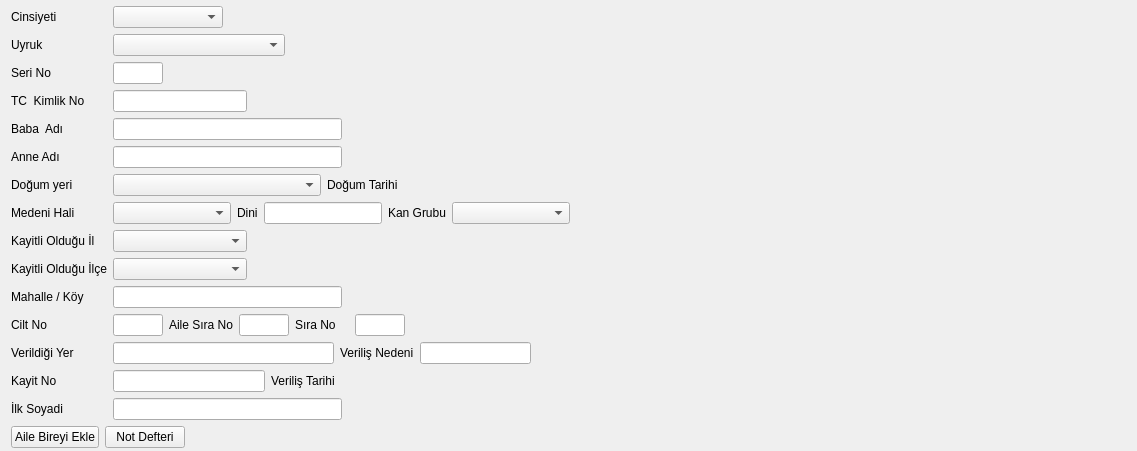
     <widget class="QWidget" name="tab">
      <attribute name="title">
       <string>Kimlik Bilgileri</string>
      </attribute>
      <layout class="QGridLayout" name="gridLayout_15" rowstretch="1,1,1,1,1,1,1,1,1,1,1,1,1,1,1,0" columnstretch="1,6,4,10,5,20">
       <property name="topMargin">
        <number>6</number>
       </property>
       <property name="rightMargin">
        <number>3</number>
       </property>
       <property name="bottomMargin">
        <number>3</number>
       </property>
       <item row="0" column="0">
        <widget class="QLabel" name="label_cinsiyet_2">
         <property name="sizePolicy">
          <sizepolicy hsizetype="Fixed" vsizetype="Fixed">
           <horstretch>0</horstretch>
           <verstretch>0</verstretch>
          </sizepolicy>
         </property>
         <property name="focusPolicy">
          <enum>Qt::NoFocus</enum>
         </property>
         <property name="text">
          <string>Cinsiyeti</string>
         </property>
        </widget>
       </item>
       <item row="0" column="1">
        <layout class="QGridLayout" name="gridLayout_2" columnstretch="3,5">
         <item row="0" column="0">
          <widget class="QComboBox" name="combo_box_cinsiyet">
           <property name="sizePolicy">
            <sizepolicy hsizetype="Expanding" vsizetype="Fixed">
             <horstretch>0</horstretch>
             <verstretch>0</verstretch>
            </sizepolicy>
           </property>
           <property name="font">
            <font>
             <pointsize>9</pointsize>
            </font>
           </property>
           <property name="sizeAdjustPolicy">
            <enum>QComboBox::AdjustToMinimumContentsLength</enum>
           </property>
           <property name="minimumContentsLength">
            <number>10</number>
           </property>
          </widget>
         </item>
         <item row="0" column="1">
          <spacer name="horizontalSpacer_11">
           <property name="orientation">
            <enum>Qt::Horizontal</enum>
           </property>
           <property name="sizeHint" stdset="0">
            <size>
             <width>40</width>
             <height>20</height>
            </size>
           </property>
          </spacer>
         </item>
        </layout>
       </item>
       <item row="0" column="5">
        <spacer name="horizontalSpacer_14">
         <property name="orientation">
          <enum>Qt::Horizontal</enum>
         </property>
         <property name="sizeHint" stdset="0">
          <size>
           <width>424</width>
           <height>20</height>
          </size>
         </property>
        </spacer>
       </item>
       <item row="1" column="0">
        <widget class="QLabel" name="label_uyruk">
         <property name="sizePolicy">
          <sizepolicy hsizetype="Fixed" vsizetype="Fixed">
           <horstretch>0</horstretch>
           <verstretch>0</verstretch>
          </sizepolicy>
         </property>
         <property name="text">
          <string>Uyruk </string>
         </property>
        </widget>
       </item>
       <item row="1" column="1" colspan="2">
        <layout class="QGridLayout" name="gridLayout_13" columnstretch="3,1">
         <item row="0" column="0">
          <widget class="QComboBox" name="combo_box_uyruk">
           <property name="sizePolicy">
            <sizepolicy hsizetype="Expanding" vsizetype="Fixed">
             <horstretch>0</horstretch>
             <verstretch>0</verstretch>
            </sizepolicy>
           </property>
           <property name="font">
            <font>
             <pointsize>9</pointsize>
            </font>
           </property>
           <property name="editable">
            <bool>false</bool>
           </property>
           <property name="sizeAdjustPolicy">
            <enum>QComboBox::AdjustToMinimumContentsLength</enum>
           </property>
          </widget>
         </item>
         <item row="0" column="1">
          <spacer name="horizontalSpacer_21">
           <property name="orientation">
            <enum>Qt::Horizontal</enum>
           </property>
           <property name="sizeHint" stdset="0">
            <size>
             <width>40</width>
             <height>20</height>
            </size>
           </property>
          </spacer>
         </item>
        </layout>
       </item>
       <item row="2" column="0">
        <widget class="QLabel" name="label_seri_no">
         <property name="sizePolicy">
          <sizepolicy hsizetype="Fixed" vsizetype="Fixed">
           <horstretch>0</horstretch>
           <verstretch>0</verstretch>
          </sizepolicy>
         </property>
         <property name="text">
          <string>Seri No</string>
         </property>
        </widget>
       </item>
       <item row="2" column="1">
        <layout class="QGridLayout" name="gridLayout_19" columnstretch="3,5">
         <item row="0" column="0">
          <widget class="QLineEdit" name="line_edit_seri_no">
           <property name="sizePolicy">
            <sizepolicy hsizetype="Expanding" vsizetype="Fixed">
             <horstretch>0</horstretch>
             <verstretch>0</verstretch>
            </sizepolicy>
           </property>
          </widget>
         </item>
         <item row="0" column="1">
          <spacer name="horizontalSpacer_12">
           <property name="orientation">
            <enum>Qt::Horizontal</enum>
           </property>
           <property name="sizeHint" stdset="0">
            <size>
             <width>40</width>
             <height>20</height>
            </size>
           </property>
          </spacer>
         </item>
        </layout>
       </item>
       <item row="3" column="0">
        <widget class="QLabel" name="label_tc_kimlik_no_2">
         <property name="sizePolicy">
          <sizepolicy hsizetype="Fixed" vsizetype="Fixed">
           <horstretch>0</horstretch>
           <verstretch>0</verstretch>
          </sizepolicy>
         </property>
         <property name="text">
          <string>TC  Kimlik No</string>
         </property>
        </widget>
       </item>
       <item row="4" column="0">
        <widget class="QLabel" name="label_baba_adi_2">
         <property name="sizePolicy">
          <sizepolicy hsizetype="Fixed" vsizetype="Fixed">
           <horstretch>0</horstretch>
           <verstretch>0</verstretch>
          </sizepolicy>
         </property>
         <property name="text">
          <string>Baba  Adı</string>
         </property>
        </widget>
       </item>
       <item row="4" column="1" colspan="2">
        <widget class="QLineEdit" name="line_edit_baba_adi">
         <property name="sizePolicy">
          <sizepolicy hsizetype="Expanding" vsizetype="Fixed">
           <horstretch>0</horstretch>
           <verstretch>0</verstretch>
          </sizepolicy>
         </property>
         <property name="text">
          <string/>
         </property>
        </widget>
       </item>
       <item row="5" column="0">
        <widget class="QLabel" name="label_3">
         <property name="sizePolicy">
          <sizepolicy hsizetype="Fixed" vsizetype="Fixed">
           <horstretch>0</horstretch>
           <verstretch>0</verstretch>
          </sizepolicy>
         </property>
         <property name="text">
          <string>Anne Adı</string>
         </property>
        </widget>
       </item>
       <item row="5" column="1" colspan="2">
        <widget class="QLineEdit" name="line_edit_anne_adi">
         <property name="sizePolicy">
          <sizepolicy hsizetype="Expanding" vsizetype="Fixed">
           <horstretch>0</horstretch>
           <verstretch>0</verstretch>
          </sizepolicy>
         </property>
         <property name="text">
          <string/>
         </property>
        </widget>
       </item>
       <item row="5" column="3">
        <spacer name="horizontalSpacer_15">
         <property name="orientation">
          <enum>Qt::Horizontal</enum>
         </property>
         <property name="sizeHint" stdset="0">
          <size>
           <width>168</width>
           <height>20</height>
          </size>
         </property>
        </spacer>
       </item>
       <item row="6" column="1" colspan="4">
        <layout class="QGridLayout" name="gridLayout_7" columnstretch="5,1,10,1">
         <property name="leftMargin">
          <number>0</number>
         </property>
         <property name="topMargin">
          <number>0</number>
         </property>
         <item row="0" column="0">
          <widget class="QComboBox" name="combo_box_dogum_yeri">
           <property name="sizePolicy">
            <sizepolicy hsizetype="Expanding" vsizetype="Fixed">
             <horstretch>0</horstretch>
             <verstretch>0</verstretch>
            </sizepolicy>
           </property>
           <property name="font">
            <font>
             <pointsize>9</pointsize>
            </font>
           </property>
           <property name="sizeAdjustPolicy">
            <enum>QComboBox::AdjustToMinimumContentsLength</enum>
           </property>
           <property name="minimumContentsLength">
            <number>10</number>
           </property>
          </widget>
         </item>
         <item row="0" column="1">
          <widget class="QLabel" name="label_dogum_tarihi">
           <property name="sizePolicy">
            <sizepolicy hsizetype="Fixed" vsizetype="Fixed">
             <horstretch>0</horstretch>
             <verstretch>0</verstretch>
            </sizepolicy>
           </property>
           <property name="text">
            <string>Doğum Tarihi</string>
           </property>
          </widget>
         </item>
         <item row="0" column="2">
          <widget class="QAdakDate" name="adakDate_dogum_tarihi">
           <property name="sizePolicy">
            <sizepolicy hsizetype="Expanding" vsizetype="Fixed">
             <horstretch>0</horstretch>
             <verstretch>0</verstretch>
            </sizepolicy>
           </property>
           <property name="maximumSize">
            <size>
             <width>242</width>
             <height>16777215</height>
            </size>
           </property>
           <property name="whatsThis">
            <string>Tarih WidgetÄ± </string>
           </property>
           <property name="QAdakDate" stdset="0">
            <rect>
             <x>0</x>
             <y>0</y>
             <width>100</width>
             <height>100</height>
            </rect>
           </property>
          </widget>
         </item>
         <item row="0" column="3">
          <spacer name="horizontalSpacer_17">
           <property name="orientation">
            <enum>Qt::Horizontal</enum>
           </property>
           <property name="sizeHint" stdset="0">
            <size>
             <width>40</width>
             <height>20</height>
            </size>
           </property>
          </spacer>
         </item>
        </layout>
       </item>
       <item row="7" column="1" colspan="4">
        <layout class="QGridLayout" name="gridLayout_12">
         <item row="0" column="1">
          <widget class="QComboBox" name="combo_box_medeni_hal">
           <property name="sizePolicy">
            <sizepolicy hsizetype="Expanding" vsizetype="Fixed">
             <horstretch>0</horstretch>
             <verstretch>0</verstretch>
            </sizepolicy>
           </property>
           <property name="font">
            <font>
             <pointsize>9</pointsize>
            </font>
           </property>
           <property name="toolTip">
            <string>Asgari Geçim İndiriminin Hesaplanabilmesi İçin Medeni Hal Bilgisi Girilmelidir  !</string>
           </property>
           <property name="sizeAdjustPolicy">
            <enum>QComboBox::AdjustToMinimumContentsLength</enum>
           </property>
           <property name="minimumContentsLength">
            <number>10</number>
           </property>
          </widget>
         </item>
         <item row="0" column="2">
          <widget class="QLabel" name="label_din_2">
           <property name="sizePolicy">
            <sizepolicy hsizetype="Fixed" vsizetype="Fixed">
             <horstretch>0</horstretch>
             <verstretch>0</verstretch>
            </sizepolicy>
           </property>
           <property name="text">
            <string>Dini</string>
           </property>
          </widget>
         </item>
         <item row="0" column="3">
          <widget class="QLineEdit" name="line_edit_din">
           <property name="sizePolicy">
            <sizepolicy hsizetype="Expanding" vsizetype="Fixed">
             <horstretch>0</horstretch>
             <verstretch>0</verstretch>
            </sizepolicy>
           </property>
          </widget>
         </item>
         <item row="0" column="4">
          <widget class="QLabel" name="label_kan_grubu_2">
           <property name="sizePolicy">
            <sizepolicy hsizetype="Fixed" vsizetype="Fixed">
             <horstretch>0</horstretch>
             <verstretch>0</verstretch>
            </sizepolicy>
           </property>
           <property name="text">
            <string>Kan Grubu</string>
           </property>
          </widget>
         </item>
         <item row="0" column="5">
          <widget class="QComboBox" name="combo_box_kan_grubu">
           <property name="sizePolicy">
            <sizepolicy hsizetype="Expanding" vsizetype="Fixed">
             <horstretch>0</horstretch>
             <verstretch>0</verstretch>
            </sizepolicy>
           </property>
           <property name="font">
            <font>
             <pointsize>9</pointsize>
            </font>
           </property>
           <property name="sizeAdjustPolicy">
            <enum>QComboBox::AdjustToMinimumContentsLength</enum>
           </property>
           <property name="minimumContentsLength">
            <number>10</number>
           </property>
          </widget>
         </item>
         <item row="0" column="6">
          <spacer name="horizontalSpacer_13">
           <property name="orientation">
            <enum>Qt::Horizontal</enum>
           </property>
           <property name="sizeHint" stdset="0">
            <size>
             <width>13</width>
             <height>17</height>
            </size>
           </property>
          </spacer>
         </item>
        </layout>
       </item>
       <item row="8" column="0">
        <widget class="QLabel" name="label_kayitli_oldugu_il_2">
         <property name="sizePolicy">
          <sizepolicy hsizetype="Fixed" vsizetype="Fixed">
           <horstretch>0</horstretch>
           <verstretch>0</verstretch>
          </sizepolicy>
         </property>
         <property name="text">
          <string>Kayitli Olduğu İl</string>
         </property>
        </widget>
       </item>
       <item row="8" column="1">
        <widget class="QComboBox" name="combo_box_kayitli_oldugu_il">
         <property name="sizePolicy">
          <sizepolicy hsizetype="Expanding" vsizetype="Fixed">
           <horstretch>0</horstretch>
           <verstretch>0</verstretch>
          </sizepolicy>
         </property>
        </widget>
       </item>
       <item row="9" column="0">
        <widget class="QLabel" name="label_12">
         <property name="sizePolicy">
          <sizepolicy hsizetype="Fixed" vsizetype="Fixed">
           <horstretch>0</horstretch>
           <verstretch>0</verstretch>
          </sizepolicy>
         </property>
         <property name="text">
          <string>Kayitli Olduğu İlçe</string>
         </property>
        </widget>
       </item>
       <item row="9" column="1">
        <widget class="QComboBox" name="combo_box_kayitli_oldugu_ilce">
         <property name="sizePolicy">
          <sizepolicy hsizetype="Expanding" vsizetype="Fixed">
           <horstretch>0</horstretch>
           <verstretch>0</verstretch>
          </sizepolicy>
         </property>
         <property name="sizeAdjustPolicy">
          <enum>QComboBox::AdjustToMinimumContentsLength</enum>
         </property>
         <item>
          <property name="text">
           <string/>
          </property>
         </item>
        </widget>
       </item>
       <item row="11" column="1" colspan="3">
        <layout class="QGridLayout" name="gridLayout" columnstretch="3,1,3,1,3,10">
         <item row="0" column="0">
          <widget class="QLineEdit" name="line_edit_cilt_no">
           <property name="sizePolicy">
            <sizepolicy hsizetype="Expanding" vsizetype="Fixed">
             <horstretch>0</horstretch>
             <verstretch>0</verstretch>
            </sizepolicy>
           </property>
          </widget>
         </item>
         <item row="0" column="1">
          <widget class="QLabel" name="label_8">
           <property name="sizePolicy">
            <sizepolicy hsizetype="Fixed" vsizetype="Fixed">
             <horstretch>0</horstretch>
             <verstretch>0</verstretch>
            </sizepolicy>
           </property>
           <property name="text">
            <string>Aile Sıra No</string>
           </property>
          </widget>
         </item>
         <item row="0" column="2">
          <widget class="QLineEdit" name="line_edit_sira_no">
           <property name="sizePolicy">
            <sizepolicy hsizetype="Expanding" vsizetype="Fixed">
             <horstretch>0</horstretch>
             <verstretch>0</verstretch>
            </sizepolicy>
           </property>
          </widget>
         </item>
         <item row="0" column="3">
          <widget class="QLabel" name="label_aile_sira_no_2">
           <property name="sizePolicy">
            <sizepolicy hsizetype="Fixed" vsizetype="Fixed">
             <horstretch>0</horstretch>
             <verstretch>0</verstretch>
            </sizepolicy>
           </property>
           <property name="text">
            <string>Sıra No    </string>
           </property>
          </widget>
         </item>
         <item row="0" column="4">
          <widget class="QLineEdit" name="line_edit_aile_sira_no">
           <property name="sizePolicy">
            <sizepolicy hsizetype="Expanding" vsizetype="Fixed">
             <horstretch>0</horstretch>
             <verstretch>0</verstretch>
            </sizepolicy>
           </property>
          </widget>
         </item>
         <item row="0" column="5">
          <spacer name="horizontalSpacer_18">
           <property name="orientation">
            <enum>Qt::Horizontal</enum>
           </property>
           <property name="sizeHint" stdset="0">
            <size>
             <width>40</width>
             <height>20</height>
            </size>
           </property>
          </spacer>
         </item>
        </layout>
       </item>
       <item row="12" column="1" colspan="3">
        <layout class="QGridLayout" name="gridLayout_3" columnstretch="10,1,5,0">
         <item row="0" column="0">
          <widget class="QLineEdit" name="line_edit_verildigi_yer">
           <property name="sizePolicy">
            <sizepolicy hsizetype="Expanding" vsizetype="Fixed">
             <horstretch>0</horstretch>
             <verstretch>0</verstretch>
            </sizepolicy>
           </property>
          </widget>
         </item>
         <item row="0" column="1">
          <widget class="QLabel" name="label_9">
           <property name="sizePolicy">
            <sizepolicy hsizetype="Fixed" vsizetype="Fixed">
             <horstretch>0</horstretch>
             <verstretch>0</verstretch>
            </sizepolicy>
           </property>
           <property name="text">
            <string>Veriliş Nedeni</string>
           </property>
          </widget>
         </item>
         <item row="0" column="2">
          <widget class="QLineEdit" name="line_edit_verilis_nedeni">
           <property name="sizePolicy">
            <sizepolicy hsizetype="Expanding" vsizetype="Fixed">
             <horstretch>0</horstretch>
             <verstretch>0</verstretch>
            </sizepolicy>
           </property>
          </widget>
         </item>
         <item row="0" column="3">
          <spacer name="horizontalSpacer_23">
           <property name="orientation">
            <enum>Qt::Horizontal</enum>
           </property>
           <property name="sizeHint" stdset="0">
            <size>
             <width>40</width>
             <height>20</height>
            </size>
           </property>
          </spacer>
         </item>
        </layout>
       </item>
       <item row="13" column="1" colspan="4">
        <layout class="QGridLayout" name="gridLayout_4" columnstretch="3,1,8,2">
         <item row="0" column="0">
          <widget class="QLineEdit" name="line_edit_kayit_no">
           <property name="sizePolicy">
            <sizepolicy hsizetype="Expanding" vsizetype="Fixed">
             <horstretch>0</horstretch>
             <verstretch>0</verstretch>
            </sizepolicy>
           </property>
          </widget>
         </item>
         <item row="0" column="1">
          <widget class="QLabel" name="label_verilis_tarihi_2">
           <property name="sizePolicy">
            <sizepolicy hsizetype="Fixed" vsizetype="Fixed">
             <horstretch>0</horstretch>
             <verstretch>0</verstretch>
            </sizepolicy>
           </property>
           <property name="text">
            <string>Veriliş Tarihi </string>
           </property>
          </widget>
         </item>
         <item row="0" column="2">
          <widget class="QAdakDate" name="adakDate_verilis_tarihi">
           <property name="minimumSize">
            <size>
             <width>242</width>
             <height>0</height>
            </size>
           </property>
           <property name="maximumSize">
            <size>
             <width>242</width>
             <height>16777215</height>
            </size>
           </property>
           <property name="whatsThis">
            <string>Tarih WidgetÄ± </string>
           </property>
           <property name="QAdakDate" stdset="0">
            <rect>
             <x>0</x>
             <y>0</y>
             <width>100</width>
             <height>100</height>
            </rect>
           </property>
          </widget>
         </item>
         <item row="0" column="3">
          <spacer name="horizontalSpacer_22">
           <property name="orientation">
            <enum>Qt::Horizontal</enum>
           </property>
           <property name="sizeHint" stdset="0">
            <size>
             <width>40</width>
             <height>20</height>
            </size>
           </property>
          </spacer>
         </item>
        </layout>
       </item>
       <item row="14" column="0">
        <widget class="QLabel" name="label_ilk_soyadi_2">
         <property name="sizePolicy">
          <sizepolicy hsizetype="Fixed" vsizetype="Fixed">
           <horstretch>0</horstretch>
           <verstretch>0</verstretch>
          </sizepolicy>
         </property>
         <property name="text">
          <string>İlk Soyadi </string>
         </property>
        </widget>
       </item>
       <item row="14" column="1" colspan="2">
        <widget class="QLineEdit" name="line_edit_ilk_soyadi">
         <property name="sizePolicy">
          <sizepolicy hsizetype="Expanding" vsizetype="Fixed">
           <horstretch>0</horstretch>
           <verstretch>0</verstretch>
          </sizepolicy>
         </property>
        </widget>
       </item>
       <item row="6" column="0">
        <widget class="QLabel" name="label_14">
         <property name="sizePolicy">
          <sizepolicy hsizetype="Fixed" vsizetype="Fixed">
           <horstretch>0</horstretch>
           <verstretch>0</verstretch>
          </sizepolicy>
         </property>
         <property name="text">
          <string>Doğum yeri </string>
         </property>
        </widget>
       </item>
       <item row="7" column="0">
        <widget class="QLabel" name="label_medeni_hali_2">
         <property name="sizePolicy">
          <sizepolicy hsizetype="Fixed" vsizetype="Fixed">
           <horstretch>0</horstretch>
           <verstretch>0</verstretch>
          </sizepolicy>
         </property>
         <property name="text">
          <string>Medeni Hali</string>
         </property>
        </widget>
       </item>
       <item row="11" column="0">
        <widget class="QLabel" name="label_cilt_no_2">
         <property name="sizePolicy">
          <sizepolicy hsizetype="Fixed" vsizetype="Fixed">
           <horstretch>0</horstretch>
           <verstretch>0</verstretch>
          </sizepolicy>
         </property>
         <property name="text">
          <string>Cilt No </string>
         </property>
        </widget>
       </item>
       <item row="12" column="0">
        <widget class="QLabel" name="label_verildigi_yer_2">
         <property name="sizePolicy">
          <sizepolicy hsizetype="Fixed" vsizetype="Fixed">
           <horstretch>0</horstretch>
           <verstretch>0</verstretch>
          </sizepolicy>
         </property>
         <property name="text">
          <string>Verildiği Yer</string>
         </property>
        </widget>
       </item>
       <item row="13" column="0">
        <widget class="QLabel" name="label_20">
         <property name="sizePolicy">
          <sizepolicy hsizetype="Fixed" vsizetype="Fixed">
           <horstretch>0</horstretch>
           <verstretch>0</verstretch>
          </sizepolicy>
         </property>
         <property name="text">
          <string>Kayit No</string>
         </property>
        </widget>
       </item>
       <item row="10" column="1" colspan="2">
        <widget class="QLineEdit" name="line_edit_kayitli_oldugu_mahalle">
         <property name="sizePolicy">
          <sizepolicy hsizetype="Expanding" vsizetype="Fixed">
           <horstretch>0</horstretch>
           <verstretch>0</verstretch>
          </sizepolicy>
         </property>
        </widget>
       </item>
       <item row="10" column="0">
        <widget class="QLabel" name="label_kayitli_oldugu_mahalle_2">
         <property name="sizePolicy">
          <sizepolicy hsizetype="Fixed" vsizetype="Fixed">
           <horstretch>0</horstretch>
           <verstretch>0</verstretch>
          </sizepolicy>
         </property>
         <property name="text">
          <string>Mahalle / Köy  </string>
         </property>
        </widget>
       </item>
       <item row="3" column="1">
        <widget class="QLineEdit" name="line_edit_tc_kimlik_no">
         <property name="sizePolicy">
          <sizepolicy hsizetype="Expanding" vsizetype="Fixed">
           <horstretch>0</horstretch>
           <verstretch>0</verstretch>
          </sizepolicy>
         </property>
         <property name="text">
          <string/>
         </property>
         <property name="maxLength">
          <number>11</number>
         </property>
        </widget>
       </item>
       <item row="5" column="4">
        <spacer name="horizontalSpacer_32">
         <property name="orientation">
          <enum>Qt::Horizontal</enum>
         </property>
         <property name="sizeHint" stdset="0">
          <size>
           <width>40</width>
           <height>20</height>
          </size>
         </property>
        </spacer>
       </item>
       <item row="15" column="0" colspan="5">
        <layout class="QGridLayout" name="gridLayout_17" columnstretch="1,1,10">
         <item row="0" column="0">
          <widget class="QPushButton" name="push_button_aile_bireyleri">
           <property name="sizePolicy">
            <sizepolicy hsizetype="Expanding" vsizetype="Fixed">
             <horstretch>0</horstretch>
             <verstretch>0</verstretch>
            </sizepolicy>
           </property>
           <property name="text">
            <string>Aile Bireyi Ekle</string>
           </property>
           <property name="icon">
            <iconset>
             <normaloff>:/k9_icons/K9_ICONS/ekle_ikonu.png</normaloff>:/k9_icons/K9_ICONS/ekle_ikonu.png</iconset>
           </property>
           <property name="iconSize">
            <size>
             <width>20</width>
             <height>20</height>
            </size>
           </property>
          </widget>
         </item>
         <item row="0" column="1">
          <widget class="QPushButton" name="push_button_not_defteri">
           <property name="sizePolicy">
            <sizepolicy hsizetype="Expanding" vsizetype="Fixed">
             <horstretch>0</horstretch>
             <verstretch>0</verstretch>
            </sizepolicy>
           </property>
           <property name="text">
            <string>Not Defteri</string>
           </property>
          </widget>
         </item>
         <item row="0" column="2">
          <spacer name="horizontalSpacer_25">
           <property name="orientation">
            <enum>Qt::Horizontal</enum>
           </property>
           <property name="sizeHint" stdset="0">
            <size>
             <width>68</width>
             <height>20</height>
            </size>
           </property>
          </spacer>
         </item>
        </layout>
       </item>
      </layout>
     </widget>
